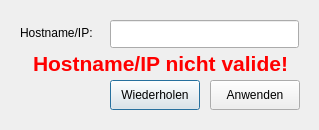
<?xml version="1.0" encoding="UTF-8"?>
<ui version="4.0">
 <class>HostEinstellungenWindow</class>
 <widget class="QDialog" name="HostEinstellungenWindow">
  <property name="geometry">
   <rect>
    <x>0</x>
    <y>0</y>
    <width>319</width>
    <height>130</height>
   </rect>
  </property>
  <property name="sizePolicy">
   <sizepolicy hsizetype="Fixed" vsizetype="Fixed">
    <horstretch>0</horstretch>
    <verstretch>0</verstretch>
   </sizepolicy>
  </property>
  <property name="minimumSize">
   <size>
    <width>319</width>
    <height>130</height>
   </size>
  </property>
  <property name="maximumSize">
   <size>
    <width>319</width>
    <height>130</height>
   </size>
  </property>
  <property name="windowTitle">
   <string>Einstellung</string>
  </property>
  <widget class="QLineEdit" name="hostname_ip">
   <property name="geometry">
    <rect>
     <x>110</x>
     <y>20</y>
     <width>189</width>
     <height>28</height>
    </rect>
   </property>
   <property name="text">
    <string/>
   </property>
  </widget>
  <widget class="QLabel" name="label_hostname_ip">
   <property name="geometry">
    <rect>
     <x>20</x>
     <y>25</y>
     <width>91</width>
     <height>16</height>
    </rect>
   </property>
   <property name="text">
    <string>Hostname/IP:</string>
   </property>
  </widget>
  <widget class="QPushButton" name="retry">
   <property name="geometry">
    <rect>
     <x>110</x>
     <y>80</y>
     <width>90</width>
     <height>30</height>
    </rect>
   </property>
   <property name="autoFillBackground">
    <bool>false</bool>
   </property>
   <property name="text">
    <string>Wiederholen</string>
   </property>
   <property name="checkable">
    <bool>false</bool>
   </property>
  </widget>
  <widget class="QPushButton" name="apply">
   <property name="geometry">
    <rect>
     <x>210</x>
     <y>80</y>
     <width>90</width>
     <height>30</height>
    </rect>
   </property>
   <property name="autoFillBackground">
    <bool>false</bool>
   </property>
   <property name="text">
    <string>Anwenden</string>
   </property>
   <property name="checkable">
    <bool>false</bool>
   </property>
  </widget>
  <widget class="QLabel" name="label_falscher_hostname_ip">
   <property name="enabled">
    <bool>true</bool>
   </property>
   <property name="geometry">
    <rect>
     <x>20</x>
     <y>55</y>
     <width>281</width>
     <height>16</height>
    </rect>
   </property>
   <property name="palette">
    <palette>
     <active>
      <colorrole role="WindowText">
       <brush brushstyle="SolidPattern">
        <color alpha="255">
         <red>255</red>
         <green>0</green>
         <blue>0</blue>
        </color>
       </brush>
      </colorrole>
     </active>
     <inactive>
      <colorrole role="WindowText">
       <brush brushstyle="SolidPattern">
        <color alpha="255">
         <red>255</red>
         <green>0</green>
         <blue>0</blue>
        </color>
       </brush>
      </colorrole>
     </inactive>
     <disabled>
      <colorrole role="WindowText">
       <brush brushstyle="SolidPattern">
        <color alpha="255">
         <red>144</red>
         <green>144</green>
         <blue>144</blue>
        </color>
       </brush>
      </colorrole>
     </disabled>
    </palette>
   </property>
   <property name="font">
    <font>
     <pointsize>16</pointsize>
     <weight>75</weight>
     <bold>true</bold>
    </font>
   </property>
   <property name="text">
    <string>Hostname/IP nicht valide!</string>
   </property>
   <property name="alignment">
    <set>Qt::AlignCenter</set>
   </property>
   <property name="textInteractionFlags">
    <set>Qt::NoTextInteraction</set>
   </property>
  </widget>
 </widget>
 <tabstops>
  <tabstop>hostname_ip</tabstop>
  <tabstop>apply</tabstop>
  <tabstop>retry</tabstop>
 </tabstops>
 <resources/>
 <connections>
  <connection>
   <sender>retry</sender>
   <signal>clicked()</signal>
   <receiver>HostEinstellungenWindow</receiver>
   <slot>retry()</slot>
   <hints>
    <hint type="sourcelabel">
     <x>140</x>
     <y>71</y>
    </hint>
    <hint type="destinationlabel">
     <x>66</x>
     <y>59</y>
    </hint>
   </hints>
  </connection>
  <connection>
   <sender>apply</sender>
   <signal>clicked()</signal>
   <receiver>HostEinstellungenWindow</receiver>
   <slot>apply()</slot>
   <hints>
    <hint type="sourcelabel">
     <x>254</x>
     <y>68</y>
    </hint>
    <hint type="destinationlabel">
     <x>206</x>
     <y>10</y>
    </hint>
   </hints>
  </connection>
 </connections>
 <slots>
  <signal>applied()</signal>
  <slot>retry()</slot>
  <slot>apply()</slot>
 </slots>
</ui>
